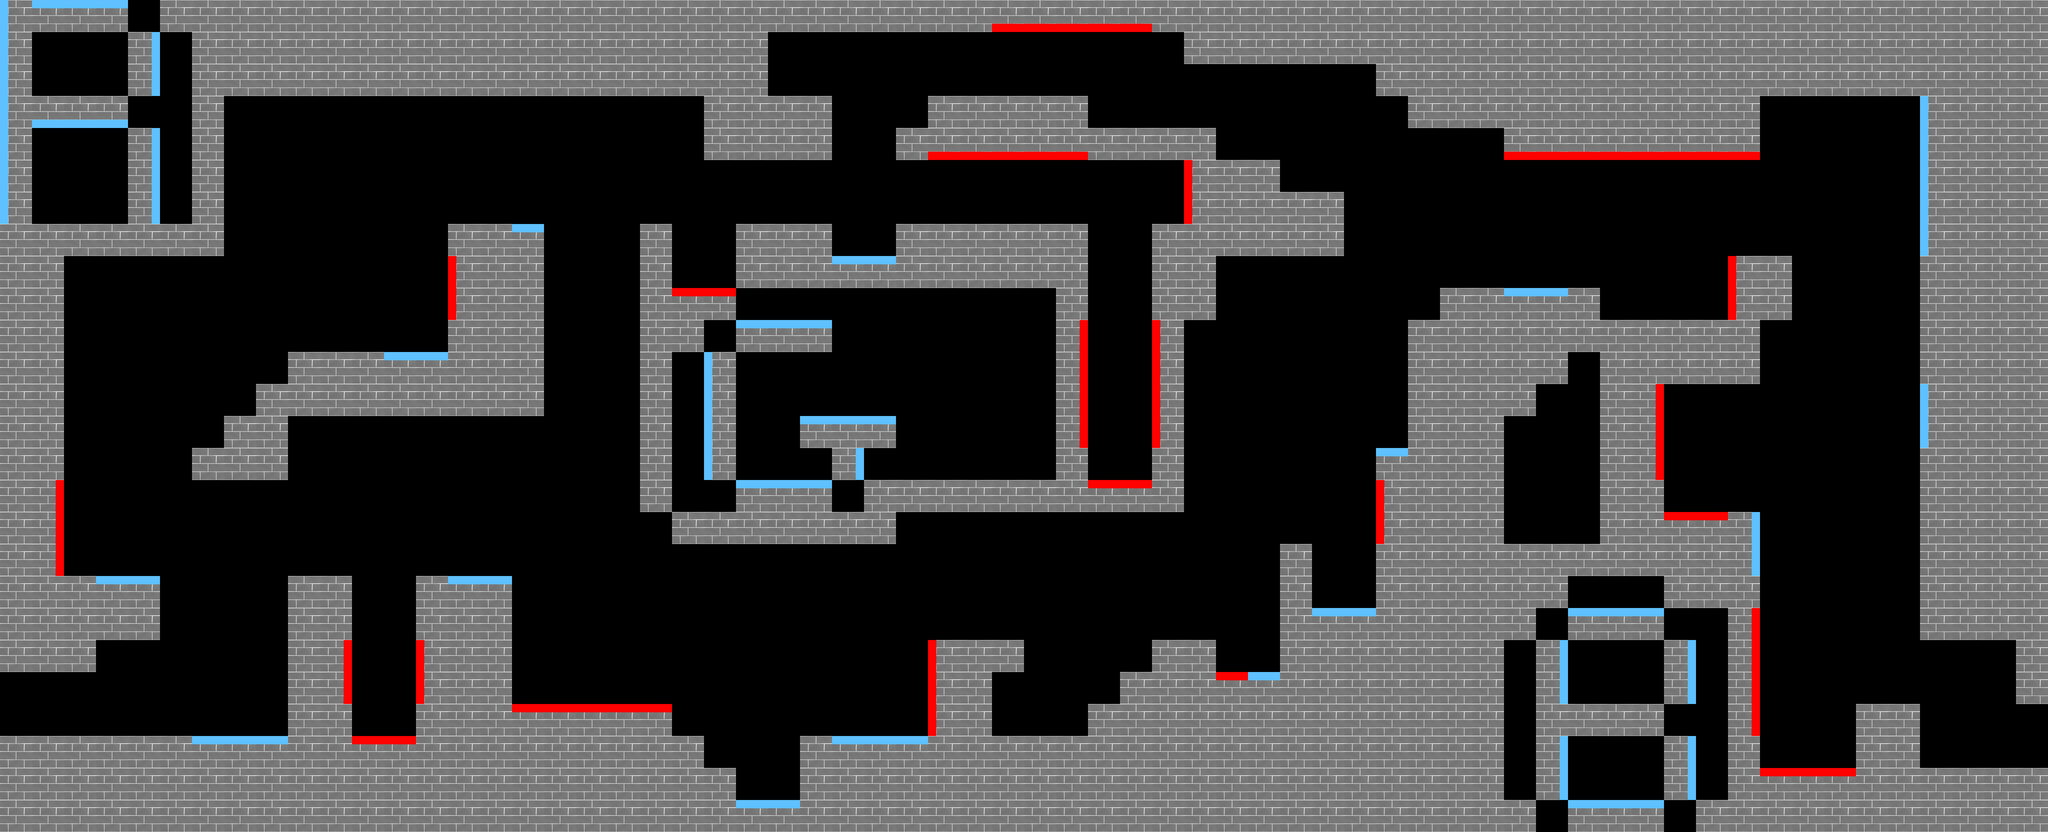

A level layout from a 2D game, rendered from its tile map. Below: a short description, then the map file with its tile-grid data intact:
An orthogonal 64x26 tile map with 75x75 px tiles, 1 tile layer (Tile Layer 1).

<map version="1.2" tiledversion="1.2.4" orientation="orthogonal" renderorder="right-down" width="64" height="26" tilewidth="75" tileheight="75" infinite="0" nextlayerid="3" nextobjectid="1">
 <tileset firstgid="1" source="RBG Tileset.tsx" />
 <layer id="2" name="Tile Layer 1" width="64" height="26">
  <data encoding="csv">
14,15,15,15,0,1,1,1,1,1,1,1,1,1,1,1,1,1,1,1,1,1,1,1,1,1,1,1,1,1,1,8,8,8,8,8,1,1,1,1,1,1,1,1,1,1,1,1,1,1,1,1,1,1,1,1,1,1,1,1,1,1,1,1,
14,0,0,0,13,0,1,1,1,1,1,1,1,1,1,1,1,1,1,1,1,1,1,1,0,0,0,0,0,0,0,0,0,0,0,0,0,1,1,1,1,1,1,1,1,1,1,1,1,1,1,1,1,1,1,1,1,1,1,1,1,1,1,1,
14,0,0,0,13,0,1,1,1,1,1,1,1,1,1,1,1,1,1,1,1,1,1,1,0,0,0,0,0,0,0,0,0,0,0,0,0,0,0,0,0,0,0,1,1,1,1,1,1,1,1,1,1,1,1,1,1,1,1,1,1,1,1,1,
14,16,16,16,0,0,1,0,0,0,0,0,0,0,0,0,0,0,0,0,0,0,1,1,1,1,0,0,0,1,1,1,1,1,0,0,0,0,0,0,0,0,0,0,1,1,1,1,1,1,1,1,1,1,1,0,0,0,0,0,14,1,1,1,
14,0,0,0,13,0,1,0,0,0,0,0,0,0,0,0,0,0,0,0,0,0,1,1,1,1,0,0,1,8,8,8,8,8,1,1,1,1,0,0,0,0,0,0,0,0,0,8,8,8,8,8,8,8,8,0,0,0,0,0,14,1,1,1,
14,0,0,0,13,0,1,0,0,0,0,0,0,0,0,0,0,0,0,0,0,0,0,0,0,0,0,0,0,0,0,0,0,0,0,0,0,6,1,1,0,0,0,0,0,0,0,0,0,0,0,0,0,0,0,0,0,0,0,0,14,1,1,1,
14,0,0,0,13,0,1,0,0,0,0,0,0,0,0,0,0,0,0,0,0,0,0,0,0,0,0,0,0,0,0,0,0,0,0,0,0,6,1,1,1,1,0,0,0,0,0,0,0,0,0,0,0,0,0,0,0,0,0,0,14,1,1,1,
1,1,1,1,1,1,1,0,0,0,0,0,0,0,1,1,15,0,0,0,1,0,0,1,1,1,0,0,1,1,1,1,1,1,0,0,1,1,1,1,1,1,0,0,0,0,0,0,0,0,0,0,0,0,0,0,0,0,0,0,14,1,1,1,
1,1,0,0,0,0,0,0,0,0,0,0,0,0,6,1,1,0,0,0,1,0,0,1,1,1,15,15,1,1,1,1,1,1,0,0,1,1,0,0,0,0,0,0,0,0,0,0,0,0,0,0,0,0,6,1,0,0,0,0,1,1,1,1,
1,1,0,0,0,0,0,0,0,0,0,0,0,0,6,1,1,0,0,0,1,7,7,0,0,0,0,0,0,0,0,0,0,1,0,0,1,1,0,0,0,0,0,0,0,1,1,15,15,1,0,0,0,0,6,1,0,0,0,0,1,1,1,1,
1,1,0,0,0,0,0,0,0,0,0,0,0,0,1,1,1,0,0,0,1,1,0,15,15,15,0,0,0,0,0,0,0,5,0,0,6,0,0,0,0,0,0,0,1,1,1,1,1,1,1,1,1,1,1,0,0,0,0,0,1,1,1,1,
1,1,0,0,0,0,0,0,0,1,1,1,15,15,1,1,1,0,0,0,1,0,14,0,0,0,0,0,0,0,0,0,0,5,0,0,6,0,0,0,0,0,0,0,1,1,1,1,1,0,1,1,1,1,1,0,0,0,0,0,1,1,1,1,
1,1,0,0,0,0,0,0,1,1,1,1,1,1,1,1,1,0,0,0,1,0,14,0,0,0,0,0,0,0,0,0,0,5,0,0,6,0,0,0,0,0,0,0,1,1,1,1,0,0,1,5,0,0,0,0,0,0,0,0,14,1,1,1,
1,1,0,0,0,0,0,1,1,0,0,0,0,0,0,0,0,0,0,0,1,0,14,0,0,15,15,15,0,0,0,0,0,5,0,0,6,0,0,0,0,0,0,0,1,1,1,0,0,0,1,5,0,0,0,0,0,0,0,0,14,1,1,1,
1,1,0,0,0,0,1,1,1,0,0,0,0,0,0,0,0,0,0,0,1,0,14,0,0,0,13,0,0,0,0,0,0,1,0,0,1,0,0,0,0,0,0,15,1,1,1,0,0,0,1,5,0,0,0,0,0,0,0,0,1,1,1,1,
1,5,0,0,0,0,0,0,0,0,0,0,0,0,0,0,0,0,0,0,1,0,0,15,15,15,0,1,1,1,1,1,1,1,7,7,1,0,0,0,0,0,0,6,1,1,1,0,0,0,1,1,0,0,0,0,0,0,0,0,1,1,1,1,
1,5,0,0,0,0,0,0,0,0,0,0,0,0,0,0,0,0,0,0,0,1,1,1,1,1,1,1,0,0,0,0,0,0,0,0,0,0,0,0,0,0,0,6,1,1,1,0,0,0,1,1,7,7,13,0,0,0,0,0,1,1,1,1,
1,5,0,0,0,0,0,0,0,0,0,0,0,0,0,0,0,0,0,0,0,0,0,0,0,0,0,0,0,0,0,0,0,0,0,0,0,0,0,0,1,0,0,1,1,1,1,1,1,1,1,1,1,1,13,0,0,0,0,0,1,1,1,1,
1,1,1,15,15,0,0,0,0,1,1,0,0,1,15,15,0,0,0,0,0,0,0,0,0,0,0,0,0,0,0,0,0,0,0,0,0,0,0,0,1,0,0,1,1,1,1,1,1,0,0,0,1,1,1,0,0,0,0,0,1,1,1,1,
1,1,1,1,1,0,0,0,0,1,1,0,0,1,1,1,0,0,0,0,0,0,0,0,0,0,0,0,0,0,0,0,0,0,0,0,0,0,0,0,1,15,15,1,1,1,1,1,0,15,15,15,0,0,5,0,0,0,0,0,1,1,1,1,
1,1,1,0,0,0,0,0,0,1,5,0,0,6,1,1,0,0,0,0,0,0,0,0,0,0,0,0,0,6,1,1,0,0,0,0,1,1,0,0,1,1,1,1,1,1,1,0,13,0,0,0,13,0,5,0,0,0,0,0,0,0,0,1,
0,0,0,0,0,0,0,0,0,1,5,0,0,6,1,1,0,0,0,0,0,0,0,0,0,0,0,0,0,6,1,0,0,0,0,1,1,1,7,15,1,1,1,1,1,1,1,0,13,0,0,0,13,0,5,0,0,0,0,0,0,0,0,1,
0,0,0,0,0,0,0,0,0,1,1,0,0,1,1,1,7,7,7,7,7,0,0,0,0,0,0,0,0,6,1,0,0,0,1,1,1,1,1,1,1,1,1,1,1,1,1,0,1,1,1,1,0,0,5,0,0,0,1,1,0,0,0,0,
1,1,1,1,1,1,15,15,15,1,1,7,7,1,1,1,1,1,1,1,1,1,0,0,0,1,15,15,15,1,1,1,1,1,1,1,1,1,1,1,1,1,1,1,1,1,1,0,13,0,0,0,13,0,1,0,0,0,1,1,0,0,0,0,
1,1,1,1,1,1,1,1,1,1,1,1,1,1,1,1,1,1,1,1,1,1,1,0,0,1,1,1,1,1,1,1,1,1,1,1,1,1,1,1,1,1,1,1,1,1,1,0,13,0,0,0,13,0,1,7,7,7,1,1,1,1,1,1,
1,1,1,1,1,1,1,1,1,1,1,1,1,1,1,1,1,1,1,1,1,1,1,15,15,1,1,1,1,1,1,1,1,1,1,1,1,1,1,1,1,1,1,1,1,1,1,1,0,15,15,15,0,1,1,1,1,1,1,1,1,1,1,1
</data>
 </layer>
</map>